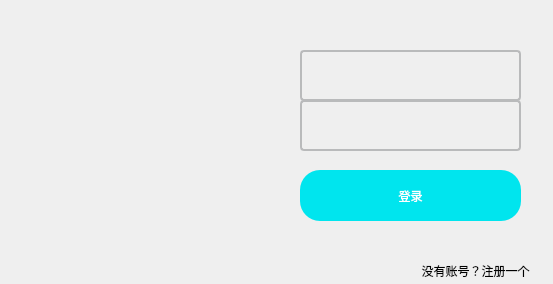
<?xml version="1.0" encoding="UTF-8"?>
<ui version="4.0">
 <class>Widget</class>
 <widget class="QWidget" name="Widget">
  <property name="geometry">
   <rect>
    <x>0</x>
    <y>0</y>
    <width>553</width>
    <height>284</height>
   </rect>
  </property>
  <property name="windowTitle">
   <string>Start To Chat</string>
  </property>
  <property name="styleSheet">
   <string notr="true"/>
  </property>
  <widget class="QStackedWidget" name="stackedWidget">
   <property name="geometry">
    <rect>
     <x>270</x>
     <y>0</y>
     <width>281</width>
     <height>281</height>
    </rect>
   </property>
   <widget class="QWidget" name="login">
    <widget class="QLineEdit" name="lineEdit">
     <property name="geometry">
      <rect>
       <x>30</x>
       <y>50</y>
       <width>221</width>
       <height>51</height>
      </rect>
     </property>
     <property name="autoFillBackground">
      <bool>false</bool>
     </property>
     <property name="styleSheet">
      <string notr="true">QLineEdit#lineEdit {
  font-family: &quot;Microsoft YaHei&quot;;
   font-size: 18px;
   color: rgb(50, 50, 50);
	background-color: rgba(255, 255, 255, 0%);
	border:2px solid #b9babb;
    border-radius: 4px;
    padding: 2px 2px;
    min-height: 18px;   /* 对应高度大概是24px，这里不知为何不能等价 */
    padding-right: 18px;
}
QLineEdit#lineEdit:focus{
    border: 2px solid #014099;
}
 
QLineEdit#lineEdit:hover{
    border: 2px solid #014099;
}</string>
     </property>
     <property name="text">
      <string/>
     </property>
    </widget>
    <widget class="QLineEdit" name="lineEdit_2">
     <property name="geometry">
      <rect>
       <x>30</x>
       <y>100</y>
       <width>221</width>
       <height>51</height>
      </rect>
     </property>
     <property name="styleSheet">
      <string notr="true">QLineEdit#lineEdit_2 {
   font-family: &quot;Microsoft YaHei&quot;;
   font-size: 18px;
   color: rgb(50, 50, 50);
	background-color: rgba(255, 255, 255, 0%);
	border:2px solid #b9babb;
    border-radius: 4px;
    padding: 2px 2px;
    min-height: 18px;   /* 对应高度大概是24px，这里不知为何不能等价 */
    padding-right: 18px;
}
QLineEdit#lineEdit_2:focus{
    border: 2px solid #014099;
}
 
QLineEdit#lineEdit_2:hover{
    border: 2px solid #014099;
}
QLineEdit#lineEdit_2 QPushButton {
    width:  16px;
    height: 16px;
    qproperty-flat: true;
    margin-right: 4px;
    border: none;
    border-width: 0;
    background: transparent;
    border-image: url(:/image/hide_password.png) 0 0 0 0 stretch stretch;

}
 
QLineEdit#lineEdit_2 QPushButton::checked {
 	border-image: url(:/image/show_password.png) 0 0 0 0 stretch stretch;
}</string>
     </property>
     <property name="text">
      <string/>
     </property>
    </widget>
    <widget class="QPushButton" name="pushButton">
     <property name="geometry">
      <rect>
       <x>30</x>
       <y>170</y>
       <width>221</width>
       <height>51</height>
      </rect>
     </property>
     <property name="styleSheet">
      <string notr="true">QPushButton#pushButton
{
border: none;
color: white;
padding: 15px 32px;
text-align: center;
border-radius: 20px;
text-decoration: none;
background-color: rgb(0,229,238);
}
QPushButton#pushButton:hover
{
border: none;
color: white;
padding: 15px 32px;
text-align: center;
border-radius: 20px;
text-decoration: none;
background-color: rgb(142,229,238);
}
QPushButton#pushButton:pressed
{
border: none;
color: white;
padding: 15px 32px;
text-align: center;
border-radius: 20px;
text-decoration: none;
background-color: rgb(85,170,255);
}</string>
     </property>
     <property name="text">
      <string>登录</string>
     </property>
    </widget>
    <widget class="QPushButton" name="pushButton_2">
     <property name="geometry">
      <rect>
       <x>130</x>
       <y>260</y>
       <width>151</width>
       <height>21</height>
      </rect>
     </property>
     <property name="styleSheet">
      <string notr="true">QPushButton#pushButton_2
{
  border-style:none none solid none;
}
QPushButton#pushButton_2:hover
{
  border-width:1px;
  border-style:none none solid none;
  color:  rgb(239, 41, 41);
  border-color:#1093cb;
}
QPushButton#pushButton_2:pressed
{
  border-width:1px;
  border-style:none none solid none;
  color: rgb(204, 0, 0);
  border-color:#1093cb;
}
</string>
     </property>
     <property name="text">
      <string>没有账号？注册一个</string>
     </property>
    </widget>
   </widget>
   <widget class="QWidget" name="register_2">
    <widget class="QLineEdit" name="lineEdit_3">
     <property name="geometry">
      <rect>
       <x>30</x>
       <y>30</y>
       <width>221</width>
       <height>51</height>
      </rect>
     </property>
     <property name="autoFillBackground">
      <bool>false</bool>
     </property>
     <property name="styleSheet">
      <string notr="true">QLineEdit#lineEdit_3 {
  font-family: &quot;Microsoft YaHei&quot;;
   font-size: 18px;
   color: rgb(50, 50, 50);
	background-color: rgba(255, 255, 255, 0%);
	border:2px solid #b9babb;
    border-radius: 4px;
    padding: 2px 2px;
    min-height: 18px;   /* 对应高度大概是24px，这里不知为何不能等价 */
    padding-right: 18px;
}
QLineEdit#lineEdit_3:focus{
    border: 2px solid #014099;
}
 
QLineEdit#lineEdit_3:hover{
    border: 2px solid #014099;
}</string>
     </property>
     <property name="text">
      <string/>
     </property>
    </widget>
    <widget class="QLineEdit" name="lineEdit_4">
     <property name="geometry">
      <rect>
       <x>30</x>
       <y>80</y>
       <width>221</width>
       <height>51</height>
      </rect>
     </property>
     <property name="autoFillBackground">
      <bool>false</bool>
     </property>
     <property name="styleSheet">
      <string notr="true">QLineEdit#lineEdit_4 {
   font-family: &quot;Microsoft YaHei&quot;;
   font-size: 18px;
   color: rgb(50, 50, 50);
	background-color: rgba(255, 255, 255, 0%);
	border:2px solid #b9babb;
    border-radius: 4px;
    padding: 2px 2px;
    min-height: 18px;   /* 对应高度大概是24px，这里不知为何不能等价 */
    padding-right: 18px;
}
QLineEdit#lineEdit_4:focus{
    border: 2px solid #014099;
}
 
QLineEdit#lineEdit_4:hover{
    border: 2px solid #014099;
}
QLineEdit#lineEdit_4 QPushButton {
    width:  16px;
    height: 16px;
    qproperty-flat: true;
    margin-right: 4px;
    border: none;
    border-width: 0;
    background: transparent;
    border-image: url(:/image/hide_password.png) 0 0 0 0 stretch stretch;

}
 
QLineEdit#lineEdit_4 QPushButton::checked {
 	border-image: url(:/image/show_password.png) 0 0 0 0 stretch stretch;
}</string>
     </property>
     <property name="text">
      <string/>
     </property>
    </widget>
    <widget class="QLineEdit" name="lineEdit_5">
     <property name="geometry">
      <rect>
       <x>30</x>
       <y>130</y>
       <width>221</width>
       <height>51</height>
      </rect>
     </property>
     <property name="autoFillBackground">
      <bool>false</bool>
     </property>
     <property name="styleSheet">
      <string notr="true">QLineEdit#lineEdit_5 {
   font-family: &quot;Microsoft YaHei&quot;;
   font-size: 18px;
   color: rgb(50, 50, 50);
	background-color: rgba(255, 255, 255, 0%);
	border:2px solid #b9babb;
    border-radius: 4px;
    padding: 2px 2px;
    min-height: 18px;   /* 对应高度大概是24px，这里不知为何不能等价 */
    padding-right: 18px;
}
QLineEdit#lineEdit_5:focus{
    border: 2px solid #014099;
}
 
QLineEdit#lineEdit_5:hover{
    border: 2px solid #014099;
}
QLineEdit#lineEdit_5 QPushButton {
    width:  16px;
    height: 16px;
    qproperty-flat: true;
    margin-right: 4px;
    border: none;
    border-width: 0;
    background: transparent;
    border-image: url(:/image/hide_password.png) 0 0 0 0 stretch stretch;

}
 
QLineEdit#lineEdit_5 QPushButton::checked {
 	border-image: url(:/image/show_password.png) 0 0 0 0 stretch stretch;
}</string>
     </property>
     <property name="text">
      <string/>
     </property>
    </widget>
    <widget class="QPushButton" name="pushButton_3">
     <property name="geometry">
      <rect>
       <x>30</x>
       <y>200</y>
       <width>101</width>
       <height>51</height>
      </rect>
     </property>
     <property name="styleSheet">
      <string notr="true">QPushButton#pushButton_3
{
border: none;
color: white;
padding: 15px 32px;
text-align: center;
border-radius: 20px;
text-decoration: none;
background-color: rgb(0,229,238);
}
QPushButton#pushButton_3:hover
{
border: none;
color: white;
padding: 15px 32px;
text-align: center;
border-radius: 20px;
text-decoration: none;
background-color: rgb(142,229,238);
}
QPushButton#pushButton_3:pressed
{
border: none;
color: white;
padding: 15px 32px;
text-align: center;
border-radius: 20px;
text-decoration: none;
background-color: rgb(85,170,255);
}</string>
     </property>
     <property name="text">
      <string>注册</string>
     </property>
    </widget>
    <widget class="QPushButton" name="pushButton_4">
     <property name="geometry">
      <rect>
       <x>140</x>
       <y>200</y>
       <width>101</width>
       <height>51</height>
      </rect>
     </property>
     <property name="styleSheet">
      <string notr="true">QPushButton#pushButton_4
{
border: none;
color: white;
font-size:32px;
padding: 15px 32px;
text-align: center;
border-radius: 20px;
text-decoration: none;
background-color: rgb(0,229,238);
}
QPushButton#pushButton_4:hover
{
border: none;
color: white;
font-size:32px;
padding: 15px 32px;
text-align: center;
border-radius: 20px;
text-decoration: none;
background-color: rgb(142,229,238);
}
QPushButton#pushButton_4:pressed
{
border: none;
color: white;
font-size:32px;
padding: 15px 32px;
text-align: center;
border-radius: 20px;
text-decoration: none;
background-color: rgb(85,170,255);
}</string>
     </property>
     <property name="text">
      <string>←</string>
     </property>
    </widget>
   </widget>
  </widget>
  <widget class="QLabel" name="label">
   <property name="geometry">
    <rect>
     <x>60</x>
     <y>60</y>
     <width>161</width>
     <height>131</height>
    </rect>
   </property>
   <property name="text">
    <string/>
   </property>
  </widget>
 </widget>
 <resources/>
 <connections/>
</ui>
